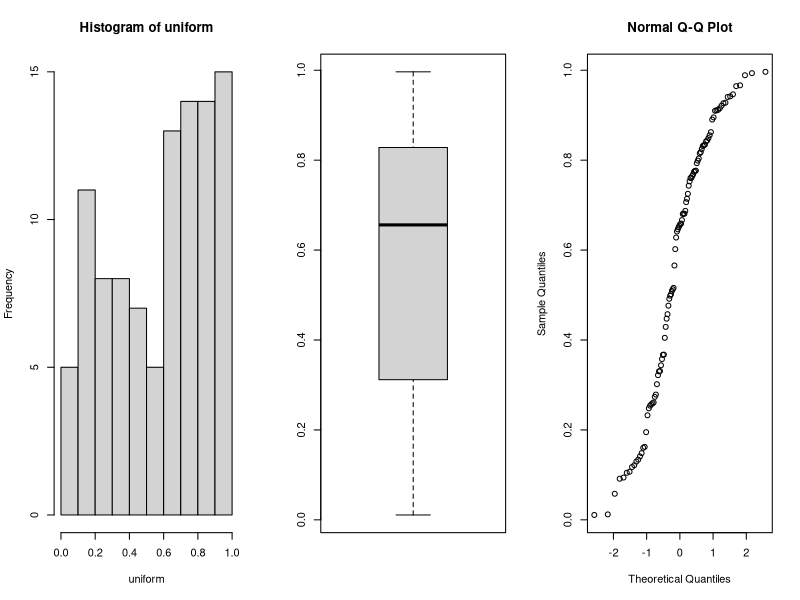
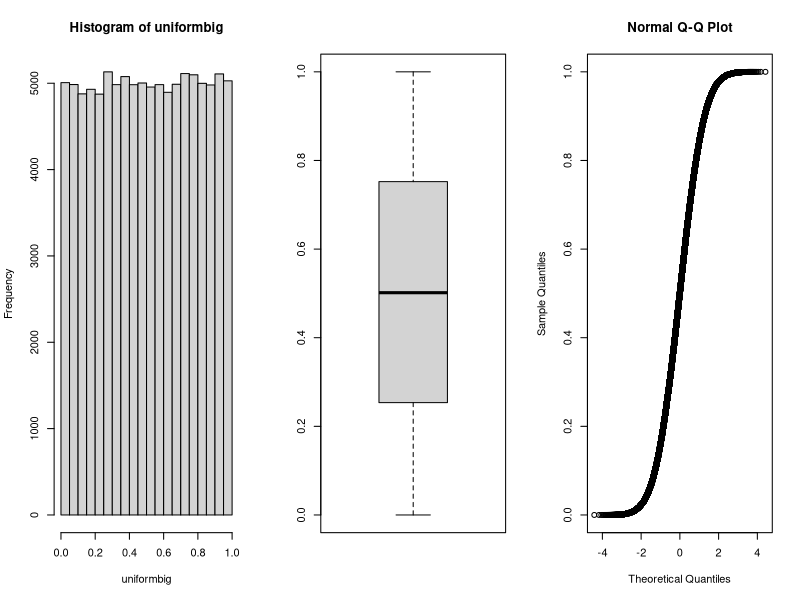
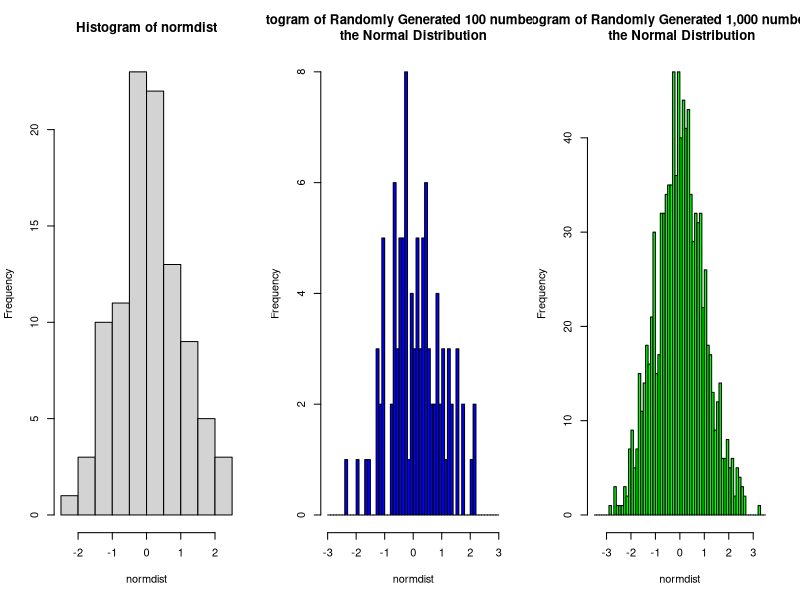

Generate these figures, in order, with R:
## ---- chunk 1
knitr::opts_chunk$set(echo = TRUE, error = TRUE, warning  = TRUE)
knitr::opts_knit$set(root.dir = '../')
## ---- chunk 2
# data frame with Gender and Smoking Status Randomly assigned
set.seed(123)
Gender <- sample(c('Female', 'Male'), 50, replace = T)
set.seed(123)
Smoker <- sample(c('Smoker', 'NonSmoker'), 50, replace = T)
df5 <- data.frame(Gender, Smoker)
# look at Smoking Status by Gender
table(df5$Gender, df5$Smoker)
## ---- chunk 3
set.seed(15)
uniform <- runif(n = 100) # generate 100 numbers in a uniform distribution with
# min = 0 and max = 1
head(uniform)
## ---- chunk 4
library(psych)
describe(uniform)
## ---- chunk 5
par(mfrow = c(1,3)) # causes all 3 plots to be plotted side by side
hist(uniform) # generate a histogram of our vector
boxplot(uniform) # generate a box plot
qqnorm(uniform) # generate a qqplot
## ---- chunk 6
set.seed(15)
# generate 100,000 numbers in a uniform distribution with
# min = 0 and max = 1
uniformbig <- runif(n = 100000) 
describe(uniformbig)
par(mfrow = c(1,3)) # causes all 3 plots to be plotted side by side
hist(uniformbig)
boxplot(uniformbig)
qqnorm(uniformbig)
## ---- chunk 7
set.seed(67)
x <- rbinom(1, 1000, 0.01)
x
## ---- chunk 8
set.seed(99)
x <- rbinom(4, 8, 0.5)
x
## ---- chunk 9
set.seed(0)
p <- rpois(10000, 7)
summary(p)
## ---- chunk 10
set.seed(123)
# generate 100 numbers with mean 0 and sd = 1
normdist <- rnorm(100)
# lets get the mean, std and range of this vector
mean(normdist)
sd(normdist)
range(normdist)

# lets also look at the histogram
hist(normdist)

# we can change the look of the histrogram somewhat by modifiying the breaks
# also lets add some color and a title!
hist(normdist, breaks = seq(-3, 3, 0.1), col = 'blue', 
     main = paste0('Histogram of Randomly Generated 100 numbers from \n',  
                   'the Normal Distribution'))
## ---- chunk 11
set.seed(123)
# generate 100 numbers with mean 0 and sd = 1
normdist <- rnorm(1000)
# lets get the mean and std of this vector
mean(normdist)
sd(normdist)

# lets also look at the histogram
hist(normdist, breaks = seq(-3.5, 3.5, 0.1), col = 'green', 
     main = paste0('Histogram of Randomly Generated 1,000 numbers from \n ',  
                   'the Normal Distribution'))
## ---- chunk 12
set.seed(23)
Gender <- ifelse(runif(1000) >= 0.5, 'Female', 'Male')
# let's break that down
# The ifelse statement allows us to say if the condition is true, then return
# one value, if not (else) return the other value
# the form of the ifelse output will always be the same as that of 
# test(condition)
# so in the example above we have generated an approximately uniform 
# distribution of 1000 numbers between 0 and 1. If the number is less than 
# or equalt to 0.5 the corresponding gender value is 'Female', if not (else) it
# is male. 

# lets check it
table(Gender)
# 512 males to 488 males about a 50/50 split. 
## ---- chunk 13
FemaleWeights <- rnorm(n = length(Gender == 'Female'), mean = 140, sd = 11)
# this introduces us to the length function
# we can use length to find the length of a vector in this case that
# is the vector where Gender == 'Female'
length(Gender == 'Female')
# notice it is the same answer we got from the table above

MaleWeights <- rnorm(n = length(Gender == 'Male'), mean = 180, sd = 15)

# now we set the weights to the correct indeces by gender
Weight <- ifelse(Gender == 'Female', FemaleWeights, MaleWeights)
## ---- chunk 14
# lets combine the two vectors into a data frame
NormData <- data.frame(Gender, Weight)
head(NormData)
## ---- chunk 15
aggregate(Weight ~ Gender, data = NormData, FUN = mean)
# this code chunk uses the formula notation
# in this context it says lets look at Weight by Gender in the NormData data 
# frame
aggregate(Weight ~ Gender, data = NormData, FUN = sd)
## ---- chunk 16
library(doBy)
summaryBy(Weight ~ Gender, data = NormData, FUN = c(mean, sd))
# we can also save the output as a data object 
WeightSummary <- summaryBy(Weight ~ Gender, data = NormData, FUN = c(mean, sd))
WeightSummary
## ---- chunk 17
# you can also use print() around the assignment operator to assign and print 
# results in the same line
print(WeightSummary <- summaryBy(Weight ~ Gender, 
                                 data = NormData, 
                                 FUN = c(mean, sd)))
## ---- chunk 18
min(NormData$Weight)
max(NormData$Weight)

summaryBy(Weight ~ Gender, data = NormData, FUN = c(min, max, median))
